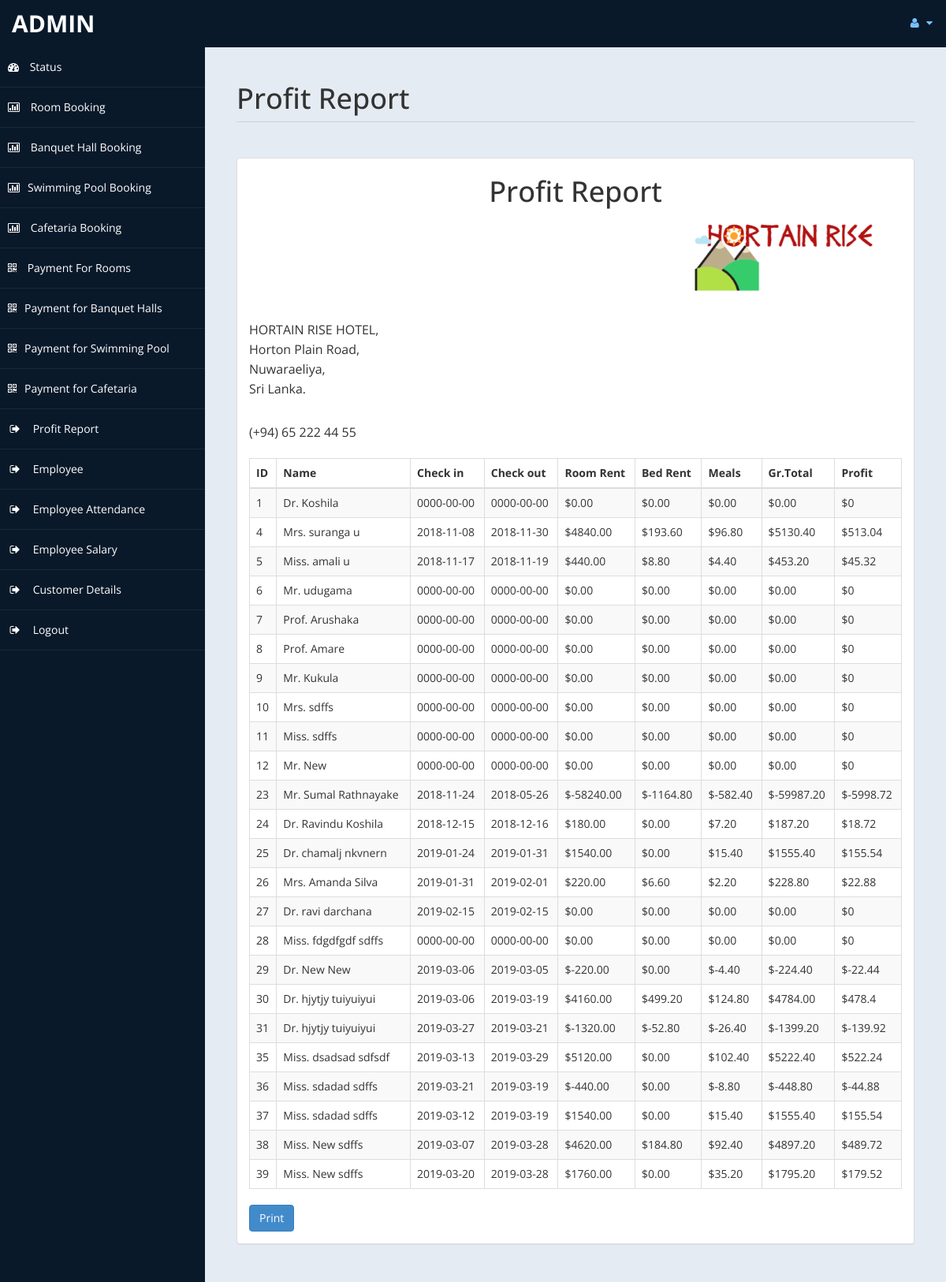
The app's page /admin/profit_rep.php (signed in), older data.
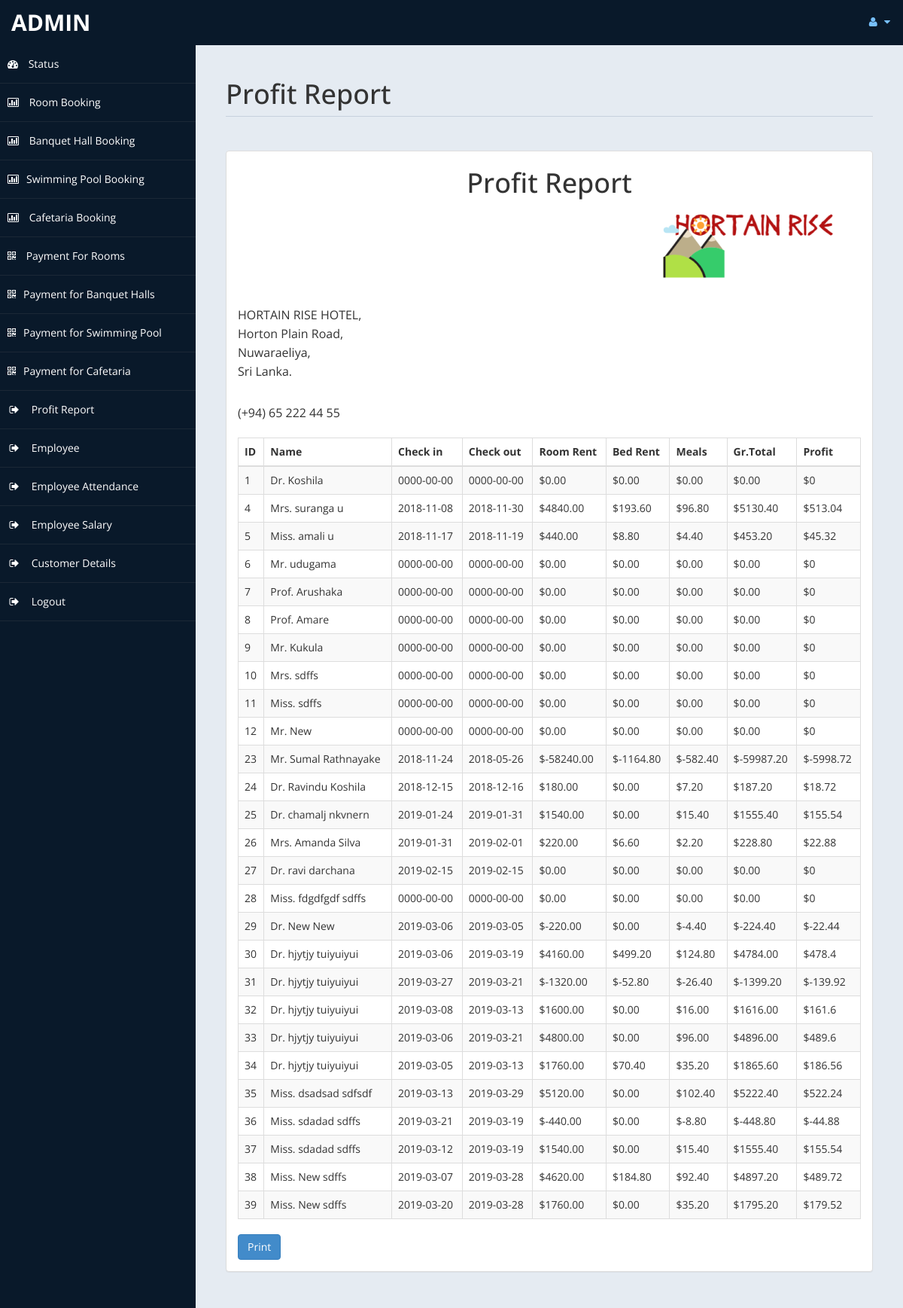
The same page, newer data.
### tables this page shows
CREATE TABLE `payment` (
  `id` int(11) NOT NULL,
  `title` varchar(5) DEFAULT NULL,
  `fname` varchar(30) DEFAULT NULL,
  `lname` varchar(30) DEFAULT NULL,
  `troom` varchar(30) DEFAULT NULL,
  `tbed` varchar(30) DEFAULT NULL,
  `nroom` int(11) DEFAULT NULL,
  `cin` date DEFAULT NULL,
  `cout` date DEFAULT NULL,
  `ttot` double(8,2) DEFAULT NULL,
  `fintot` double(8,2) DEFAULT NULL,
  `mepr` double(8,2) DEFAULT NULL,
  `meal` varchar(30) DEFAULT NULL,
  `btot` double(8,2) DEFAULT NULL,
  `noofdays` int(11) DEFAULT NULL
);

### admin/profit_rep.php (the view, shortened to what this page needs)
<?php
include('db.php');
?>
<!DOCTYPE html>
<html xmlns="http://www.w3.org/1999/xhtml">
    <head>
        <link href="assets/css/bootstrap.css" rel="stylesheet" />
        <link href="assets/css/font-awesome.css" rel="stylesheet" />
        <link rel="stylesheet" href="assets/css/morris.css">
            <link href="assets/css/custom-styles.css" rel="stylesheet" />
            <link href="assets/js/dataTables/dataTables.bootstrap.css" rel="stylesheet" />
    </head>
    <body>
        <div id="wrapper">
            <nav class="navbar navbar-default top-navbar" role="navigation">
                <div class="navbar-header">
                    <a class="navbar-brand" href="home.php"><?php echo $_SESSION["user"]; ?> </a>
                </div>
                <ul class="nav navbar-top-links navbar-right">
                    <li class="dropdown">
                        <a class="dropdown-toggle" data-toggle="dropdown" href="#" aria-expanded="false">
                            <i class="fa fa-user fa-fw"></i> <i class="fa fa-caret-down"></i>
                        </a>
                    </li>
                </ul>
            </nav>
            <?php include('includes/sidebar.php'); ?>
            <div id="page-wrapper" >
                <div id="page-inner">
                    <div class="row">
                        <div class="col-md-12">
                            <h1 class="page-header">
                                Profit Report<small> </small>
                            </h1>
                        </div>
                    </div>
                    <div class="row">
                                        <div class="col-md-12">
                                            <div class="panel panel-default">
                                                <div class="panel-body">
                                                    <div id="print" class="table-responsive">
                                                        <table class="table table-striped table-bordered table-hover">
                                                            <thead>
                                                                <tr>
                                                                    <th>ID</th>
                                                                    <th>Name</th>
                                                                    <th>Check in</th>
                                                                    <th>Check out</th>
                                                                    <th>Room Rent</th>
                                                                    <th>Bed Rent</th>
                                                                    <th>Meals </th>
                                                                    <th>Gr.Total</th>
                                                                    <th>Profit</th>
                                                                </tr>
                                                            </thead>
                                                            <tbody>
<?php
$sql = "select * from payment";
$re = mysqli_query($con, $sql);
while ($row = mysqli_fetch_array($re)) {
    $id = $row['id'];
    if ($id % 2 == 1) {
        echo"<tr class='gradeC'>
													<td>" . $row['id'] . " </td>
													<td>" . $row['title'] . " " . $row['fname'] . " " . $row['lname'] . "</td>
													<td>" . $row['cin'] . "</td>
													<td>" . $row['cout'] . "</td>
													<td>$" . $row['ttot'] . "</td>
													<td>$" . $row['mepr'] . "</td>
													<td>$" . $row['btot'] . "</td>
													<td>$" . $row['fintot'] . "</td>
													<td>$" . $row['fintot'] * 10 / 100 . "</td>
													</tr>";
    } else {
        echo"<tr class='gradeU'>
													<td>" . $row['id'] . " </td>
													<td>" . $row['title'] . " " . $row['fname'] . " " . $row['lname'] . "</td>
													<td>" . $row['cin'] . "</td>
													<td>" . $row['cout'] . "</td>
													<td>$" . $row['ttot'] . "</td>
													<td>$" . $row['mepr'] . "</td>
													<td>$" . $row['btot'] . "</td>
													<td>$" . $row['fintot'] . "</td>
													<td>$" . $row['fintot'] * 10 / 100 . "</td>
													</tr>";
    }
}
?>
                <header>
                    <h1><center>Profit Report</center></h1>
                    <p align="right"><span><img alt="" src="assets/img/hortain.png">
                        </span></p>
                    <address >
				<p>HORTAIN RISE HOTEL,<br>Horton Plain Road,<br>Nuwaraeliya,<br>Sri Lanka.</p>
				<p>(+94) 65 222 44 55</p>
			</address>
		</header>
                                                            </tbody>
                                                        </table>
                                                    </div>
                                                    <input type="button" onclick="printel()" name="add" value="Print" class="btn btn-primary">
                                                </div>
                                            </div>
                                        </div>
                                        </div>
                                        </div>
                                        </div>
                                        </div>
                                        </body>
                                        </html>

### admin/includes/sidebar.php (shortened to what this page needs)
<nav class="navbar-default navbar-side" role="navigation">
            <div class="sidebar-collapse">
                <ul class="nav" id="main-menu">
                    <li>
                        <a  href="home.php"><i class="fa fa-dashboard"></i> Status</a>
                    </li>
                    <?php
                    include('db.php');
                    if(isset($_SESSION['user'])){
                        $user_id = $_SESSION['user_id'];
                        $sql2 = "SELECT * FROM login WHERE id = '$user_id'";
                        $result2 = mysqli_query($con, $sql2);
                        $userRow = mysqli_fetch_array($result2, MYSQLI_ASSOC);
                            echo'
                            <li>
                        <a href="roombook.php"><i class="fa fa-bar-chart-o"></i> Room Booking</a>
                    </li>
                            ';
                            echo'
                            <li>
                        <a href="banquetBook.php"><i class="fa fa-bar-chart-o"></i> Banquet Hall Booking</a>
                    </li>
                            ';
                            echo'
                            <li>
                        <a href="poolbooking.php"><i class="fa fa-bar-chart-o"></i>Swimming Pool Booking</a>
                    </li>
                            ';
                            echo'
                            <li>
                        <a href="cafebooking.php"><i class="fa fa-bar-chart-o"></i> Cafetaria Booking</a>
                    </li>
                            ';
                                echo'
                                <li>
                            <a href="payment.php"><i class="fa fa-qrcode"></i> Payment For Rooms</a>
                        </li>
                                ';
                            echo'
                            <li>
                        <a href="banquetPayment.php"><i class="fa fa-qrcode"></i>Payment for Banquet Halls</a>
                    </li>
                            ';
                            echo'
                            <li>
                        <a href="poolPayment.php"><i class="fa fa-qrcode"></i>Payment for Swimming Pool</a>
                    </li>
                            ';
                            echo'
                            <li>
                        <a href="cafePayment.php"><i class="fa fa-qrcode"></i>Payment for Cafetaria</a>
                    </li>
                            ';
                        if ($userRow['role'] == "admin" || $userRow['role'] == "manager") {
                            echo'
                            <li>
                        <a href="profit_rep.php"><i class="fa fa-sign-out fa-fw"></i> Profit Report</a>
                    </li>
                            ';
                        }
                        if ($userRow['role'] == "admin") {
                            echo'
                            <li>
                        <a href="employee.php"><i class="fa fa-sign-out fa-fw"></i> Employee</a>
                    </li>
                            ';
                        }
                        if ($userRow['role'] == "admin" || $userRow['role'] == "manager") {
                            echo'
                            <li>
                        <a href="attendance.php"><i class="fa fa-sign-out fa-fw"></i> Employee Attendance</a>
                    </li>
                            ';
                        }
                        if ($userRow['role'] == "admin") {
                            echo'
                            <li>
                        <a href="salary.php"><i class="fa fa-sign-out fa-fw"></i> Employee Salary</a>
                    </li>
                            ';
                        }
                        if ($userRow['role'] == "admin") {
                            echo'
                            <li>
                        <a href="customerdetails.php"><i class="fa fa-sign-out fa-fw"></i> Customer Details</a>
                    </li>
                            ';
                        }
                        }
                    ?>
                    <li>
                        <a href="logout.php"><i class="fa fa-sign-out fa-fw"></i> Logout</a>
                    </li>
					</ul>
            </div>
        </nav>

### admin/assets/css/custom-styles.css (style rules this page uses)
body { font-family: 'Open Sans', sans-serif; }
#wrapper { width: 100%; background:#09192A; }
#page-wrapper { padding: 15px 15px; min-height: 600px; background:#E5EBF2; }
#page-inner { width:100%; margin:10px 20px 10px 0px; background-color:transparent; padding:10px; min-height:1200px; }
h1, .h1, h2, .h2, h3, .h3 { margin-top: 7px; margin-bottom: -5px; }
p { font-size:16px; line-height:25px; padding-top:20px; }
.page-header { padding-bottom: 9px; margin: 10px 0 45px; border-bottom: 1px solid #C7D1DD; }
.top-navbar { margin:0px; }
.top-navbar .navbar-brand { color: #fff; width: 260px; text-align: left; height: 60px; font-size: 30px; font-weight: 700; text-transform: uppercase; line-height: 30px; }
.top-navbar .nav > li { position: relative; display: inline-block; }
.top-navbar .nav > li > a { position: relative; display: block; padding: 19px 15px; color: #77C0FD; }
.sidebar-collapse , .sidebar-collapse .nav { background:none; }
.sidebar-collapse .nav { padding:0; }
.sidebar-collapse .nav > li > a { color:#fff; background:transparent; text-shadow:none; }
.sidebar-collapse > .nav > li > a { padding:15px 10px; }
.sidebar-collapse > .nav > li { border-bottom: 1px solid rgba(107, 108, 109, 0.19); }
.navbar-side { border:none; background-color: transparent; }
.top-navbar { background:#09192A; border-bottom:none; }
.top-navbar .nav > li > a > i { margin-right: 2px; }
.navbar-default { border:0px solid black; }
.navbar-header { background: #09192A; }
.nav > li > a > i { margin-right:10px; }
@media (min-width:768px) { #page-wrapper { margin: 0 0 0 260px; padding: 15px 30px; min-height: 1200px; } }
@media (min-width:768px) { .navbar-side { z-index: 1; position: absolute; width: 260px; } }
@media (min-width:768px) { .navbar { border-radius: 0px; } }

Row changes from the older to the newer data that the page shows:
added payment: id "32", title "Dr.", fname "hjytjy", lname "tuiyuiyui", cin "2019-03-08", cout "2019-03-13", ttot "1600.00", mepr "0.00", btot "16.00", fintot "1616.00", $row['fintot']*10/100 "161.6"
added payment: id "33", title "Dr.", fname "hjytjy", lname "tuiyuiyui", cin "2019-03-06", cout "2019-03-21", ttot "4800.00", mepr "0.00", btot "96.00", fintot "4896.00", $row['fintot']*10/100 "489.6"
added payment: id "34", title "Dr.", fname "hjytjy", lname "tuiyuiyui", cin "2019-03-05", cout "2019-03-13", ttot "1760.00", mepr "70.40", btot "35.20", fintot "1865.60", $row['fintot']*10/100 "186.56"
